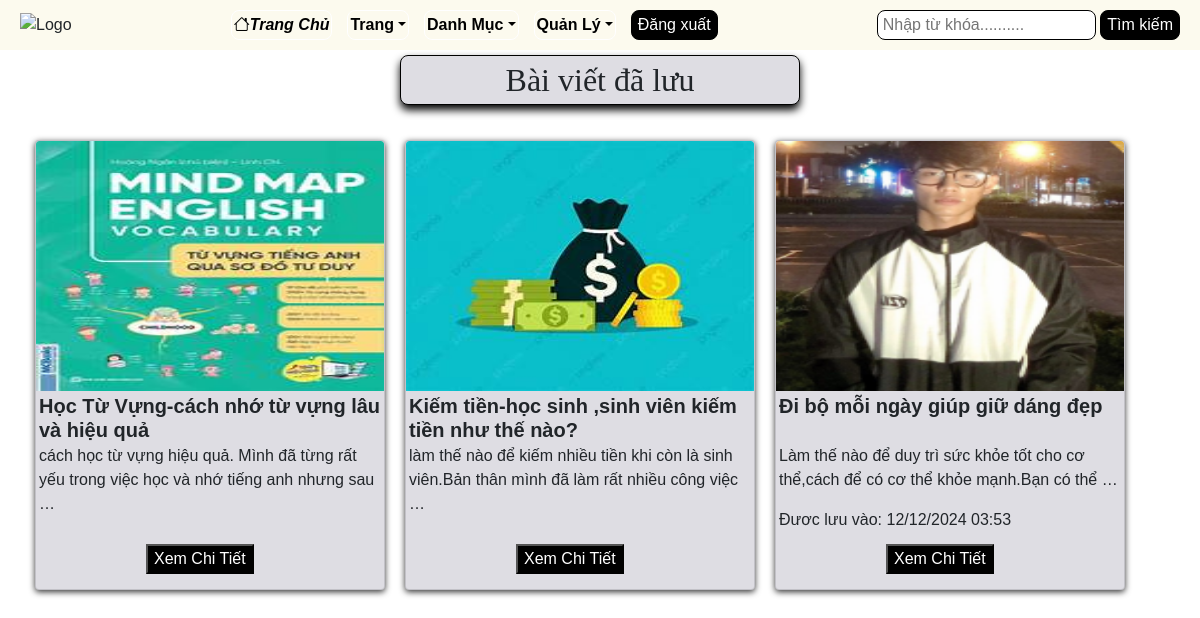
Screenshot of /saved-posts/ (signed in) with the database file from the repository.
### api/models.py (models this page shows, shortened)
class Bookmark(models.Model):
    user = models.ForeignKey(User, on_delete=models.CASCADE)
    post = models.ForeignKey(Post, on_delete=models.CASCADE)
    date = models.DateTimeField(auto_now_add=True)
    class Meta:
        verbose_name_plural = "Bookmark"

class Post(models.Model):
    STATUS = (
        ("Active", "Active"),
        ("Draft", "Draft"),
        ("Disabled", "Disabled"),
    )
    user = models.ForeignKey(User, on_delete=models.CASCADE)
    profile = models.ForeignKey(Profile, on_delete=models.CASCADE, null=True, blank=True)
    title = models.CharField(max_length=100)
    image = models.FileField(upload_to="image", null=True, blank=True)
    description = models.TextField(null=True, blank=True)
    tags = models.CharField(max_length=100)
    category = models.ForeignKey(Category, on_delete=models.SET_NULL, null=True, related_name='posts')
    status = models.CharField(max_length=100, choices=STATUS, default="Active")
    view = models.IntegerField(default=0)
    likes = models.ManyToManyField(User, blank=True, related_name="likes_user")
    slug = models.SlugField(unique=True, null=True, blank=True)
    date = models.DateTimeField(auto_now_add=True)
    class Meta:
        verbose_name_plural = "Post"

### api/views.py (the view)
# urls.py: path('saved-posts/', api_views.saved_posts, name='saved_posts'),
def saved_posts(request):
    saved_posts = Bookmark.objects.filter(user=request.user).select_related('post')
    return render(request, 'saved_posts.html', {
        'saved_posts': saved_posts
    })

### api/templates/saved_posts.html (shortened to what this page needs)
{%extends 'base.html'%}
{%block content%}
<h2>Bài viết đã lưu</h2>
<div class='container'>
    {% if saved_posts %}
    {% for bookmark in saved_posts %}
        <div class='card'>
            <div class='card_image'>
                {% if bookmark.post.image %}
                    <img title='Lưu Vào :{{bookmark.date}}' src="{{ bookmark.post.image.url }}" class="card-img-top" alt="{{bookmark.title }}"style="transition: opacity 0.3s ease;width: 100%; height:250px">
                {% endif %}
            </div>
            <div style='height:50px'>
                    <h5 class="card-title" style='padding:3px'><strong>{{ bookmark.post.title }}</strong></h5>
            </div>
            <div class='ct'>
                <p class="card-text">{{ bookmark.post.description|truncatewords:20 }}</p>
                <p>Được lưu vào: {{ bookmark.date|date:"d/m/Y H:i" }}</p>
            </div>
            <div style='margin-left:110px;margin-top:18px'>
              <button style='background-color:black'><a href="{% url 'post_detail' bookmark.post.id %}" style='color:white'>Xem Chi Tiết</a></button>
            </div>
        </div>
    {% endfor %}
{% else %}
<p>Bạn chưa lưu bài viết nào.</p>
{% endif %}
</div>
{% endblock %}

### static/css/style.css (style rules this page uses)
body { font-family: Arial, sans-serif; margin: 0; padding: 0; }

### api/templates/base.html (style rules this page uses)
body { font-family:Montserat; margin:auto; background-color:rgb(193, 163, 98); }

### api/templates/saved_posts.html (style rules this page uses)
body { font-family: Arial, sans-serif; margin: 0; }
.container { display: grid; grid-template-columns: repeat(5, 1fr); row-gap: 20px; margin-top:30px; margin-left:10px; margin-right:10px; padding: 5px; }
.card { position: relative; width: 350px; min-height:450px; aspect-ratio: 16/9; background-color:#dedde3; grid-template-columns: repeat(6, 1fr); gap: 30px; display:inline-block; align-items: center; margin-left:20px; row-gap:50px; justify-content: center; overflow: hidden; perspective: 1000px; box-shadow: 0 2px 6px rgba(0,0,0,0.8); transition: all 0.6s cubic-bezier(0.175, 0.885, 0.32, 1.275); }
h2 { padding:5px; text-align:center; border:1px black solid; height:50px; width:400px; font-family: 'Montserrat'; border-radius:8px; background-color:#dedde3; box-shadow: 0 5px 8px rgba(0,0,0,2); margin: auto; margin-top:5px; }
.ct { height:85px; overflow:hidden; flex:0 0 auto; padding:3px; }

### rows the page displays
Bookmark: post.image (picture), post "Học Từ Vựng-cách nhớ từ vựng lâu và hiệu quả", post.description "cách học từ vựng hiệu quả. Mình đã từng rất yếu trong việc học và nhớ tiếng anh nhưng sau …"
Bookmark: post.image (picture), post "Kiếm tiền-học sinh ,sinh viên kiếm tiền như thế nào?", post.description "làm thế nào để kiếm nhiều tiền khi còn là sinh viên.Bản thân mình đã làm rất nhiều công việc …"
Bookmark: post.image (picture), post "Đi bộ mỗi ngày giúp giữ dáng đẹp", post.description "Làm thế nào để duy trì sức khỏe tốt cho cơ thể,cách để có cơ thể khỏe mạnh.Bạn có thể …", date "12/12/2024 03:53"
